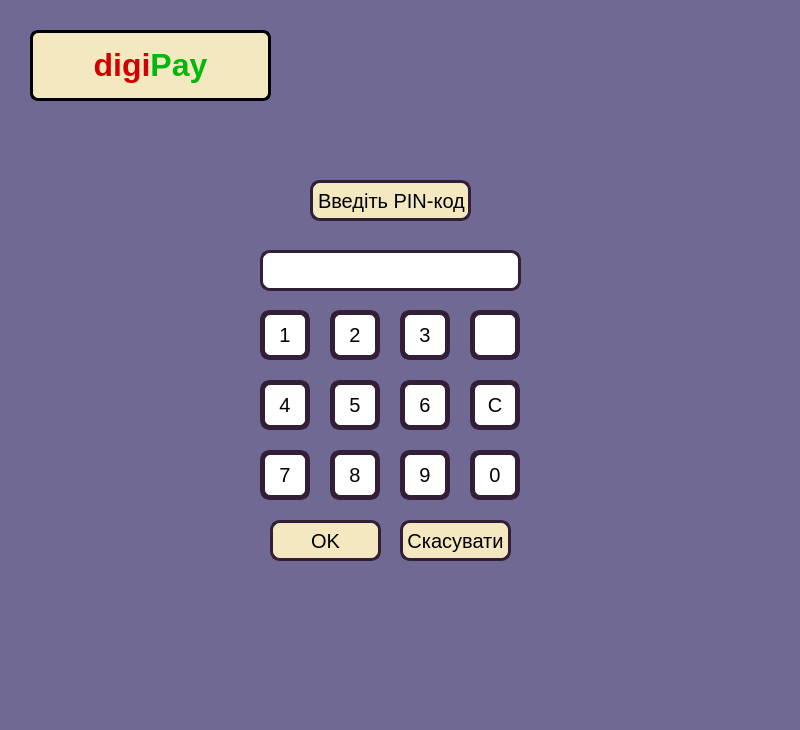
<?xml version="1.0" encoding="UTF-8"?>
<ui version="4.0">
 <class>ApprovePaymentPage</class>
 <widget class="QDialog" name="ApprovePaymentPage">
  <property name="geometry">
   <rect>
    <x>0</x>
    <y>0</y>
    <width>800</width>
    <height>730</height>
   </rect>
  </property>
  <property name="windowTitle">
   <string>Dialog</string>
  </property>
  <property name="styleSheet">
   <string notr="true">background-color: #706993;</string>
  </property>
  <widget class="QPushButton" name="num_9">
   <property name="geometry">
    <rect>
     <x>400</x>
     <y>450</y>
     <width>50</width>
     <height>50</height>
    </rect>
   </property>
   <property name="font">
    <font>
     <pointsize>15</pointsize>
    </font>
   </property>
   <property name="cursor">
    <cursorShape>PointingHandCursor</cursorShape>
   </property>
   <property name="styleSheet">
    <string notr="true">background-color: #ffffff;
border-radius: 10px;
border-width: 5px;
border-color:  #331E38;
border-style:solid;
outline: 0;</string>
   </property>
   <property name="text">
    <string>9</string>
   </property>
  </widget>
  <widget class="QLabel" name="digipay_label_2">
   <property name="geometry">
    <rect>
     <x>30</x>
     <y>30</y>
     <width>241</width>
     <height>71</height>
    </rect>
   </property>
   <property name="styleSheet">
    <string notr="true">background-color: #F4E8C1;
border-style: solid;
border-width: 3px;
border-radius: 8px</string>
   </property>
   <property name="text">
    <string>&lt;!DOCTYPE HTML PUBLIC &quot;-//W3C//DTD HTML 4.0//EN&quot; &quot;http://www.w3.org/TR/REC-html40/strict.dtd&quot;&gt;
&lt;html&gt;&lt;head&gt;&lt;meta name=&quot;qrichtext&quot; content=&quot;1&quot; /&gt;&lt;style type=&quot;text/css&quot;&gt;
p, li { white-space: pre-wrap; }
&lt;/style&gt;&lt;/head&gt;&lt;body style=&quot; font-family:'MS Shell Dlg 2'; font-size:8pt; font-weight:400; font-style:normal;&quot;&gt;
&lt;p style=&quot; margin-top:0px; margin-bottom:0px; margin-left:0px; margin-right:0px; -qt-block-indent:0; text-indent:0px;&quot;&gt;&lt;span style=&quot; font-size:24pt; font-weight:600; color:#d30000;&quot;&gt;digi&lt;/span&gt;&lt;span style=&quot; font-size:24pt; font-weight:600; color:#01b80d;&quot;&gt;Pay&lt;/span&gt;&lt;/p&gt;&lt;/body&gt;&lt;/html&gt;</string>
   </property>
   <property name="alignment">
    <set>Qt::AlignCenter</set>
   </property>
  </widget>
  <widget class="QPushButton" name="cl_one_transfer_2">
   <property name="geometry">
    <rect>
     <x>470</x>
     <y>310</y>
     <width>50</width>
     <height>50</height>
    </rect>
   </property>
   <property name="font">
    <font>
     <pointsize>15</pointsize>
    </font>
   </property>
   <property name="cursor">
    <cursorShape>PointingHandCursor</cursorShape>
   </property>
   <property name="styleSheet">
    <string notr="true">background-color: #ffffff;
border-radius: 10px;
border-width: 5px;
border-color:  #331E38;
border-style:solid;
outline: 0;</string>
   </property>
   <property name="text">
    <string/>
   </property>
   <property name="icon">
    <iconset resource="resources.qrc">
     <normaloff>:/icons/back_icon.png</normaloff>:/icons/back_icon.png</iconset>
   </property>
   <property name="iconSize">
    <size>
     <width>30</width>
     <height>30</height>
    </size>
   </property>
  </widget>
  <widget class="QLabel" name="label">
   <property name="geometry">
    <rect>
     <x>310</x>
     <y>180</y>
     <width>161</width>
     <height>41</height>
    </rect>
   </property>
   <property name="font">
    <font>
     <pointsize>15</pointsize>
    </font>
   </property>
   <property name="styleSheet">
    <string notr="true">background-color: #F4E8C1;
border-radius: 10px;
border-width: 3px;
border-color:  #331E38;
border-style:solid;
outline: 0;</string>
   </property>
   <property name="text">
    <string>Введіть PIN-код</string>
   </property>
  </widget>
  <widget class="QPushButton" name="num_2">
   <property name="geometry">
    <rect>
     <x>330</x>
     <y>310</y>
     <width>50</width>
     <height>50</height>
    </rect>
   </property>
   <property name="font">
    <font>
     <pointsize>15</pointsize>
    </font>
   </property>
   <property name="cursor">
    <cursorShape>PointingHandCursor</cursorShape>
   </property>
   <property name="styleSheet">
    <string notr="true">background-color: #ffffff;
border-radius: 10px;
border-width: 5px;
border-color:  #331E38;
border-style:solid;
outline: 0;</string>
   </property>
   <property name="text">
    <string>2</string>
   </property>
  </widget>
  <widget class="QLineEdit" name="pin_field">
   <property name="geometry">
    <rect>
     <x>260</x>
     <y>250</y>
     <width>261</width>
     <height>41</height>
    </rect>
   </property>
   <property name="font">
    <font>
     <pointsize>15</pointsize>
    </font>
   </property>
   <property name="cursor">
    <cursorShape>PointingHandCursor</cursorShape>
   </property>
   <property name="styleSheet">
    <string notr="true">background-color: rgb(255, 255, 255);
border-width: 3px;
border-radius: 10px;
border-color:  #331E38;
border-style:solid;
outline: 0;</string>
   </property>
   <property name="inputMask">
    <string notr="true"/>
   </property>
   <property name="text">
    <string/>
   </property>
   <property name="maxLength">
    <number>4</number>
   </property>
   <property name="alignment">
    <set>Qt::AlignCenter</set>
   </property>
   <property name="placeholderText">
    <string/>
   </property>
   <property name="clearButtonEnabled">
    <bool>true</bool>
   </property>
  </widget>
  <widget class="QPushButton" name="num_4">
   <property name="geometry">
    <rect>
     <x>260</x>
     <y>380</y>
     <width>50</width>
     <height>50</height>
    </rect>
   </property>
   <property name="font">
    <font>
     <pointsize>15</pointsize>
    </font>
   </property>
   <property name="cursor">
    <cursorShape>PointingHandCursor</cursorShape>
   </property>
   <property name="styleSheet">
    <string notr="true">background-color: #ffffff;
border-radius: 10px;
border-width: 5px;
border-color:  #331E38;
border-style:solid;
outline: 0;</string>
   </property>
   <property name="text">
    <string>4</string>
   </property>
  </widget>
  <widget class="QPushButton" name="num_0">
   <property name="geometry">
    <rect>
     <x>470</x>
     <y>450</y>
     <width>50</width>
     <height>50</height>
    </rect>
   </property>
   <property name="font">
    <font>
     <pointsize>15</pointsize>
    </font>
   </property>
   <property name="cursor">
    <cursorShape>PointingHandCursor</cursorShape>
   </property>
   <property name="styleSheet">
    <string notr="true">background-color: #ffffff;
border-radius: 10px;
border-width: 5px;
border-color:  #331E38;
border-style:solid;
outline: 0;</string>
   </property>
   <property name="text">
    <string>0</string>
   </property>
  </widget>
  <widget class="QPushButton" name="num_1">
   <property name="geometry">
    <rect>
     <x>260</x>
     <y>310</y>
     <width>50</width>
     <height>50</height>
    </rect>
   </property>
   <property name="font">
    <font>
     <pointsize>15</pointsize>
    </font>
   </property>
   <property name="cursor">
    <cursorShape>PointingHandCursor</cursorShape>
   </property>
   <property name="styleSheet">
    <string notr="true">background-color: #ffffff;
border-radius: 10px;
border-width: 5px;
border-color:  #331E38;
border-style:solid;
outline: 0;</string>
   </property>
   <property name="text">
    <string>1</string>
   </property>
  </widget>
  <widget class="QPushButton" name="num_5">
   <property name="geometry">
    <rect>
     <x>330</x>
     <y>380</y>
     <width>50</width>
     <height>50</height>
    </rect>
   </property>
   <property name="font">
    <font>
     <pointsize>15</pointsize>
    </font>
   </property>
   <property name="cursor">
    <cursorShape>PointingHandCursor</cursorShape>
   </property>
   <property name="styleSheet">
    <string notr="true">background-color: #ffffff;
border-radius: 10px;
border-width: 5px;
border-color:  #331E38;
border-style:solid;
outline: 0;</string>
   </property>
   <property name="text">
    <string>5</string>
   </property>
  </widget>
  <widget class="QPushButton" name="num_6">
   <property name="geometry">
    <rect>
     <x>400</x>
     <y>380</y>
     <width>50</width>
     <height>50</height>
    </rect>
   </property>
   <property name="font">
    <font>
     <pointsize>15</pointsize>
    </font>
   </property>
   <property name="cursor">
    <cursorShape>PointingHandCursor</cursorShape>
   </property>
   <property name="styleSheet">
    <string notr="true">background-color: #ffffff;
border-radius: 10px;
border-width: 5px;
border-color:  #331E38;
border-style:solid;
outline: 0;</string>
   </property>
   <property name="text">
    <string>6</string>
   </property>
  </widget>
  <widget class="QPushButton" name="num_7">
   <property name="geometry">
    <rect>
     <x>260</x>
     <y>450</y>
     <width>50</width>
     <height>50</height>
    </rect>
   </property>
   <property name="font">
    <font>
     <pointsize>15</pointsize>
    </font>
   </property>
   <property name="cursor">
    <cursorShape>PointingHandCursor</cursorShape>
   </property>
   <property name="styleSheet">
    <string notr="true">background-color: #ffffff;
border-radius: 10px;
border-width: 5px;
border-color:  #331E38;
border-style:solid;
outline: 0;</string>
   </property>
   <property name="text">
    <string>7</string>
   </property>
  </widget>
  <widget class="QPushButton" name="num_3">
   <property name="geometry">
    <rect>
     <x>400</x>
     <y>310</y>
     <width>50</width>
     <height>50</height>
    </rect>
   </property>
   <property name="font">
    <font>
     <pointsize>15</pointsize>
    </font>
   </property>
   <property name="cursor">
    <cursorShape>PointingHandCursor</cursorShape>
   </property>
   <property name="styleSheet">
    <string notr="true">background-color: #ffffff;
border-radius: 10px;
border-width: 5px;
border-color:  #331E38;
border-style:solid;
outline: 0;</string>
   </property>
   <property name="text">
    <string>3</string>
   </property>
  </widget>
  <widget class="QPushButton" name="cl_all">
   <property name="geometry">
    <rect>
     <x>470</x>
     <y>380</y>
     <width>50</width>
     <height>50</height>
    </rect>
   </property>
   <property name="font">
    <font>
     <pointsize>15</pointsize>
    </font>
   </property>
   <property name="cursor">
    <cursorShape>PointingHandCursor</cursorShape>
   </property>
   <property name="styleSheet">
    <string notr="true">background-color: #ffffff;
border-radius: 10px;
border-width: 5px;
border-color:  #331E38;
border-style:solid;
outline: 0;</string>
   </property>
   <property name="text">
    <string>С</string>
   </property>
  </widget>
  <widget class="QPushButton" name="accept">
   <property name="geometry">
    <rect>
     <x>270</x>
     <y>520</y>
     <width>111</width>
     <height>41</height>
    </rect>
   </property>
   <property name="font">
    <font>
     <pointsize>15</pointsize>
    </font>
   </property>
   <property name="styleSheet">
    <string notr="true">background-color: #F4E8C1;
border-radius: 10px;
border-width: 3px;
border-color:  #331E38;
border-style:solid;
outline: 0;</string>
   </property>
   <property name="text">
    <string>OK</string>
   </property>
  </widget>
  <widget class="QPushButton" name="cancel">
   <property name="geometry">
    <rect>
     <x>400</x>
     <y>520</y>
     <width>111</width>
     <height>41</height>
    </rect>
   </property>
   <property name="font">
    <font>
     <pointsize>15</pointsize>
    </font>
   </property>
   <property name="styleSheet">
    <string notr="true">background-color: #F4E8C1;
border-radius: 10px;
border-width: 3px;
border-color:  #331E38;
border-style:solid;
outline: 0;</string>
   </property>
   <property name="text">
    <string>Скасувати</string>
   </property>
  </widget>
  <widget class="QPushButton" name="num_8">
   <property name="geometry">
    <rect>
     <x>330</x>
     <y>450</y>
     <width>50</width>
     <height>50</height>
    </rect>
   </property>
   <property name="font">
    <font>
     <pointsize>15</pointsize>
    </font>
   </property>
   <property name="cursor">
    <cursorShape>PointingHandCursor</cursorShape>
   </property>
   <property name="styleSheet">
    <string notr="true">background-color: #ffffff;
border-radius: 10px;
border-width: 5px;
border-color:  #331E38;
border-style:solid;
outline: 0;</string>
   </property>
   <property name="text">
    <string>8</string>
   </property>
  </widget>
 </widget>
 <resources>
  <include location="resources.qrc"/>
 </resources>
 <connections/>
</ui>
